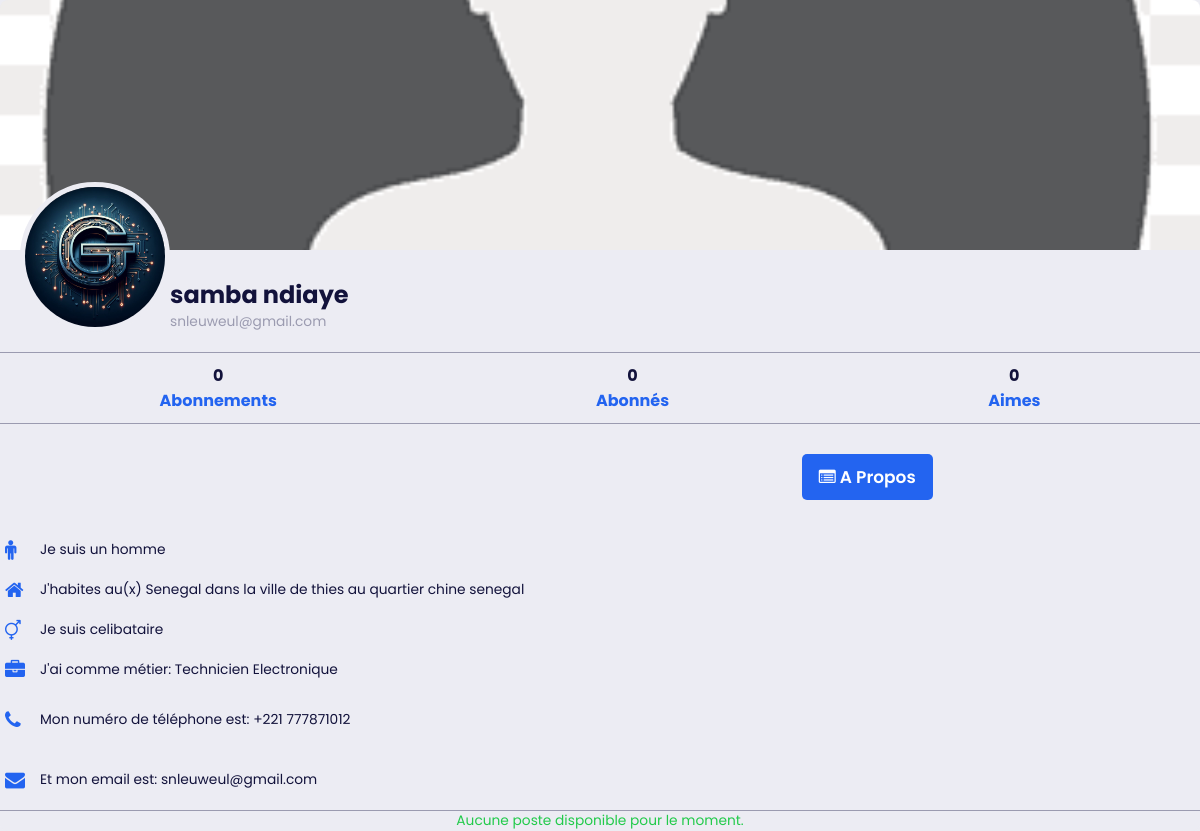
The app's page /profiles/4/, older data.
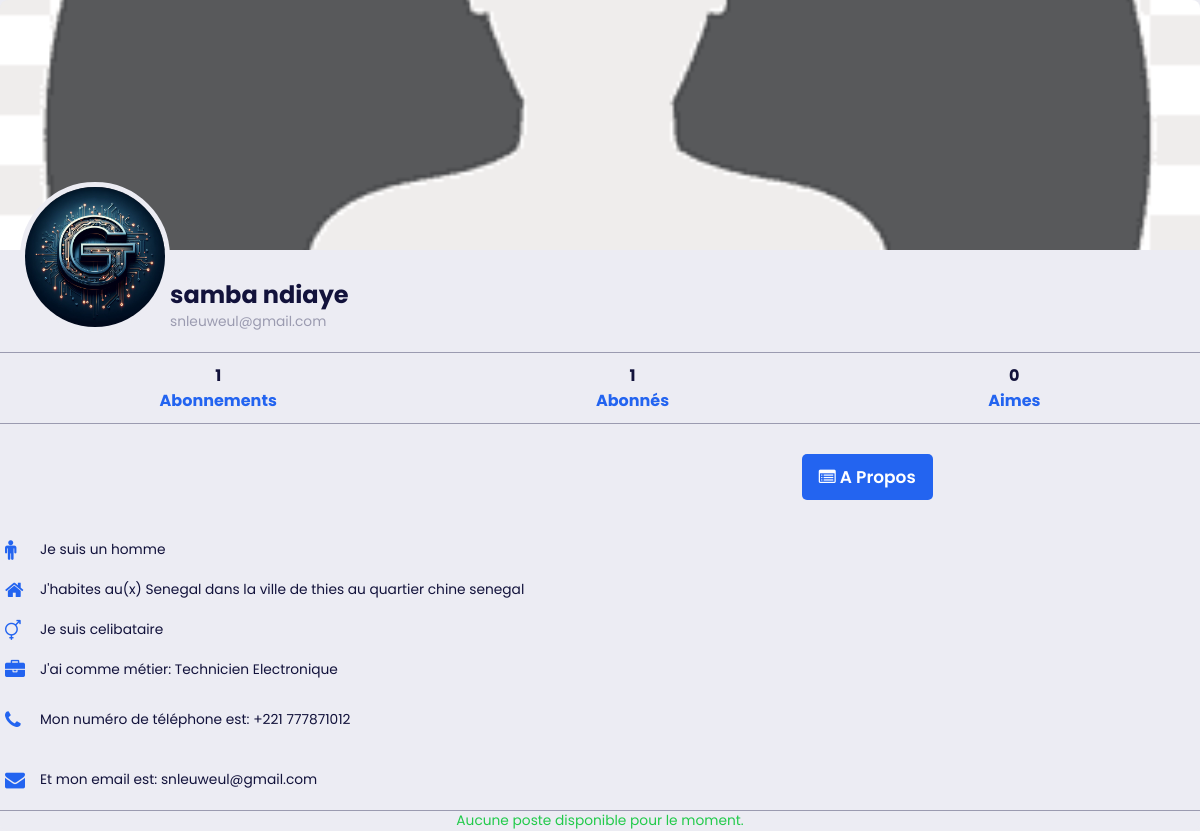
The same page, newer data.
### galsen/models.py (models this page shows, shortened)
class AbstractUser(BaseAbstractUser):
    groups = models.ManyToManyField(Group, related_name='customuser_set', blank=True)
    user_permissions = models.ManyToManyField(Permission, related_name='customuser_set', blank=True)

class CustomUser(AbstractUser):
    LANGUE = [
        ('français', 'Français'),
        ('anglais', 'Anglais'),
        ('spagnol', 'Espagnol'),
        ('italien', 'Italien'),
        ('arabe', 'Arabe'),
    ]
    ACCESS = [
        ('autorised', 'Autorisé(e)'),
        ('no_autorised', 'Non autorisé(e)'),
    ]
    ROLES = [
        ('personnel', 'Personnel(le)'),
        ('ecole', 'Ecole'),
        ('entreprise', 'Entreprise'),
    ]
    profile_image = models.ImageField(upload_to='profile_images/', null=True, blank=True)
    banner_image = models.ImageField(upload_to='banner_images/', null=True, blank=True)
    GENRE = [
        ('homme', 'Homme'),
        ('femme', 'Femme'),
    ]
    SITUATION_MATRIMONIALE = [
        ('celibataire', 'Célibataire'),
        ('marie', 'Marié(e)'),
        ('fiance', 'Fiancé(e)'),
        ('divorce', 'Divorcé(e)'),
    ]
    marque_dispositif = models.CharField(max_length=255, null=True, blank=True)
    metier = models.CharField(max_length=150, null=True, blank=True)
    etablissement = models.CharField(max_length=255, null=True, blank=True)
    pays = models.CharField(max_length=50, null=True, blank=True)
    ville = models.CharField(max_length=50, null=True, blank=True)
    quartier = models.CharField(max_length=50, null=True, blank=True)
    langue = models.CharField(max_length=255, null=True, blank=True)
    birthday = models.DateField(null=True, blank=True)
    indicatif_pays = models.CharField(max_length=15, null=True, blank=True)
    number_phone = models.CharField(max_length=15, null=True, blank=True)
    number_whatsapp = models.CharField(max_length=15, null=True, blank=True)
    number_telegram = models.CharField(max_length=15, null=True, blank=True)
    instagram_link = models.URLField(null=True, blank=True)
    twitter_link = models.URLField(null=True, blank=True)
    youtube_link = models.URLField(null=True, blank=True)
    website_link = models.URLField(null=True, blank=True)
    langue = models.CharField(max_length=255, choices=LANGUE, default='français')
    rôle = models.CharField(max_length=255, choices=ROLES, default='personnel')
    access = models.CharField(max_length=255, choices=ACCESS, default='no_autorised')
    genre = models.CharField(max_length=255, choices=GENRE, default='homme')
    situation_matrimoniale = models.CharField(max_length=20, choices=SITUATION_MATRIMONIALE, default='celibataire')
    followers = models.ManyToManyField('self', symmetrical=False, related_name='following_users', blank=True)
    def total_likes_received(self):
        total_likes = 0
        for post in self.post_set.all():
            total_likes += post.like_post.count()
        return total_likes

### galsen/views.py (the view)
# urls.py: path('profiles/<int:user_id>/', views.user_detail, name='user_detail'),
def user_detail(request, user_id):
    profile_user = get_object_or_404(CustomUser, pk=user_id)
    posts = Post.objects.filter(user=profile_user)  # Récupère tous les posts de cet utilisateur
    return render(request, 'profils/users_public.html', {'profile_user': profile_user, 'posts': posts})

### galsen/templates/profils/users_public.html (shortened to what the changed rows need)
{% load static %}
<!DOCTYPE html>
<html lang="en">
<head>
    <link rel="stylesheet" href="{% static 'assets/icones/font-awesome/css/font-awesome.css' %}">
    <link rel="stylesheet" href="{% static 'assets/icones/font-awesome/css/font-awesome.min.css' %}">
    <link rel="stylesheet" href="{% static 'assets/ressources/styles/profil.css' %}">
    <link rel="stylesheet" href="{% static 'assets/ressources/styles/contenu.css' %}">
    <link rel="stylesheet" href="{% static 'assets/ressources/styles/theme.css' %}">
    <link rel="stylesheet" href="{% static 'assets/ressources/styles/lightbox.min.css' %}">
</head>
<body>
    <div class="profile-container">
        <div class="profile-section">
          <div class="profile-pic">
                {% if profile_user.profile_image and profile_user.profile_image.url %}
                    <a href="{{ profile_user.profile_image.url }}" data-lightbox="mygallery">
                        <img src="{{ profile_user.profile_image.url }}">
                    </a>
                    {% else %}
                        <img src="{% static 'assets/default/user.png' %}">
                {% endif %}
          </div>
          <div class="profile-info">
            <h1>
                {% if profile_user.rôle == "personnel" %}
                    {{ profile_user.first_name }} {{ profile_user.last_name }}
                {% else %}
                    {% if profile_user.etablissement %}  {{ profile_user.etablissement }} {% endif %}
                {% endif %}
            </h1>
          </div>
        </div>
        <div class="profile-nav">
          <ul>
            <li><a href="#"><span class="tempo">{{ profile_user.following_users.count }}</span>Abonnements</a></li>
            <li><a href="#"><span class="tempo">{{ profile_user.followers.count }}</span>Abonnés</a></li>
            <li><a href="#"><span class="tempo">{{ profile_user.total_likes_received }}</span>Aimes</a></li>
          </ul>
        </div>
        <div class="profile-content">
            <ul class="status">
                <li>
                    {% if profile_user.genre == "homme" %}
                        <i class="fa fa-male primary"></i>
                        <p>Je suis un
                            <span>{{ profile_user.genre }}</span>
                        </p>
                    {% elif profile_user.genre == "femme" %}
                        <i class="fa fa-female primary"></i>
                        <p>Je suis une
                            <span>{{ profile_user.genre }}</span>
                        </p>
                    {% else %}
                        <p>Genre non spécifié</p>
                    {% endif %}
                </li>
                <li>
                    <p>J'habites au(x)
                        <span>{{ profile_user.pays }}</span> dans la ville de
                        <span>{{ profile_user.ville }}</span> au quartier
                        <span>{{ profile_user.quartier }}</span>
                     </p>
                </li>
                <li>
                    <p>Je suis
                        <span>{{ profile_user.situation_matrimoniale }}</span>
                     </p>
                </li>
                {% if profile_user.metier %}
                    {% if profile_user.rôle == "personnel" %}
                            <li>
                                <i class="fa fa-briefcase primary"></i>
                                <p>J'ai comme métier:
                                    <span>{{ profile_user.metier }}</span>
                                </p>
                            </li>
                    {% endif %}
                {% endif %}
                {% if profile_user.number_phone %}
                    <li>
                        <a href="tel:+{{ profile_user.indicatif_pays }}{{ profile_user.number_phone }}">
                            <i class="fa fa-phone primary"></i>
                            <p>Mon numéro de téléphone est:
                                <span>+{{ profile_user.indicatif_pays }} {{ profile_user.number_phone }}</span>
                            </p>
                        </a>
                    </li>
                {% endif %}
            </ul>
        </div>
      </div>
</body>
</html>

Row changes from the older to the newer data that the page shows:
changed CustomUser "homme": following_users.count "0" → "1"; followers.count "0" → "1"
